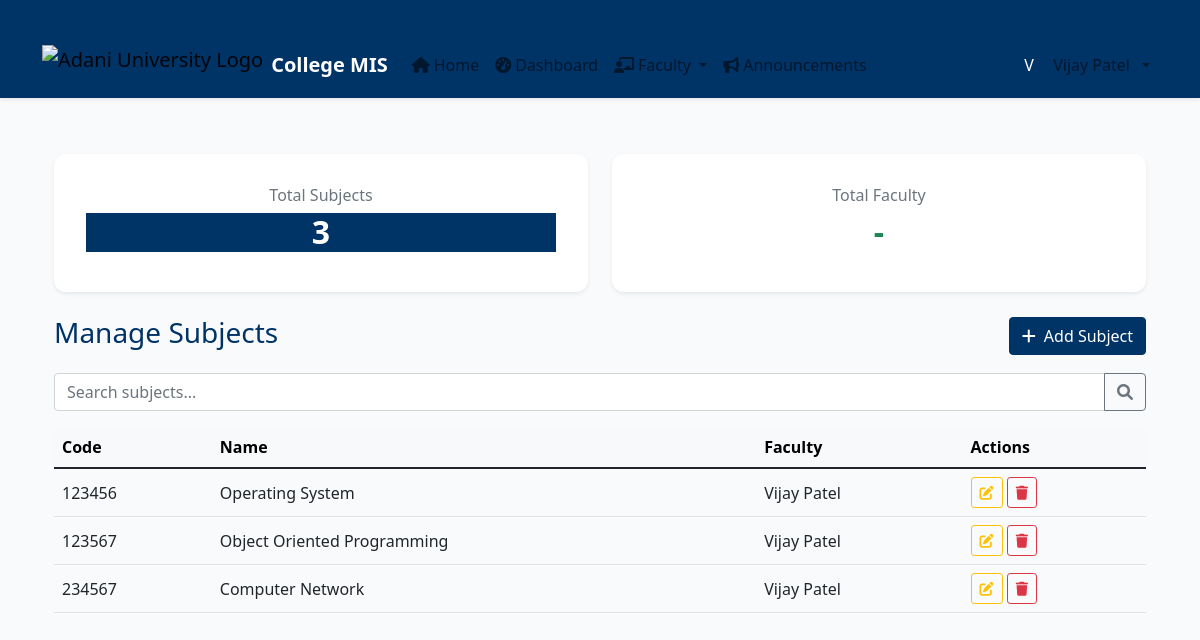
/faculty/subjects/ (signed in), run on the app's committed database.
### core/models.py (models this page shows, shortened)
class User(AbstractUser):
    is_student = models.BooleanField(default=False)
    is_faculty = models.BooleanField(default=False)

class Subject(models.Model):
    name = models.CharField(max_length=100)
    code = models.CharField(max_length=20, unique=True, null=True, blank=True)
    faculty = models.ForeignKey(Faculty, on_delete=models.SET_NULL, null=True, blank=True)

class Faculty(models.Model):
    user = models.OneToOneField('core.User', on_delete=models.CASCADE)
    phone_number = models.CharField(max_length=20, blank=True)
    department = models.CharField(max_length=100, blank=True)

### faculty/views.py (the view)
# urls.py: path('subjects/', manage_subjects, name='manage_subjects'),
@login_required
def manage_subjects(request):
    if not hasattr(request.user, 'faculty'):
        return redirect('login')
    subjects = Subject.objects.all()
    return render(request, 'faculty/manage_subjects.html', {'subjects': subjects})

### templates/faculty/manage_subjects.html
{% extends 'base.html' %}
{% block content %}
<div class="container py-4">
  <div class="row mb-4">
    <div class="col-md-6">
      <div class="card text-center shadow-sm border-0">
        <div class="card-body">
          <h6 class="text-muted">Total Subjects</h6>
          <h2 class="fw-bold text-primary">{{ subjects|length }}</h2>
        </div>
      </div>
    </div>
    <div class="col-md-6">
      <div class="card text-center shadow-sm border-0">
        <div class="card-body">
          <h6 class="text-muted">Total Faculty</h6>
          <h2 class="fw-bold text-success">{{ faculty_count|default:'-' }}</h2>
        </div>
      </div>
    </div>
  </div>
  <div class="d-flex justify-content-between align-items-center mb-3">
    <h3>Manage Subjects</h3>
    <a href="{% url 'add_subject' %}" class="btn btn-primary"><i class="fas fa-plus me-2"></i>Add Subject</a>
  </div>
  <div class="input-group mb-3">
    <input type="text" class="form-control" placeholder="Search subjects...">
    <button class="btn btn-outline-secondary" type="button"><i class="fas fa-search"></i></button>
  </div>
  <div class="table-responsive">
    <table class="table table-hover align-middle">
      <thead class="table-light sticky-top">
        <tr>
          <th>Code</th>
          <th>Name</th>
          <th>Faculty</th>
          <th>Actions</th>
        </tr>
      </thead>
      <tbody>
        {% for subject in subjects %}
        <tr>
          <td>{{ subject.code }}</td>
          <td>{{ subject.name }}</td>
          <td>{{ subject.faculty.user.first_name|default:"Not Assigned" }}</td>
          <td>
            <a href="{% url 'edit_subject' subject.id %}" class="btn btn-sm btn-outline-warning" title="Edit"><i class="fas fa-edit"></i></a>
            <a href="{% url 'delete_subject' subject.id %}" class="btn btn-sm btn-outline-danger" title="Delete"><i class="fas fa-trash"></i></a>
          </td>
        </tr>
        {% endfor %}
      </tbody>
    </table>
  </div>
</div>
{% endblock %}

### templates/base.html (shortened to what this page needs)
{% load static %}
<!DOCTYPE html>
<html lang="en">
<head>
    <link href="https://cdn.jsdelivr.net/npm/bootstrap@5.1.3/dist/css/bootstrap.min.css" rel="stylesheet">
    <link rel="stylesheet" href="https://cdnjs.cloudflare.com/ajax/libs/font-awesome/6.0.0/css/all.min.css">
    <link rel="stylesheet" href="{% static 'css/styles.css' %}">
</head>
<body>
    <nav class="navbar navbar-expand-lg navbar-light bg-white shadow-sm py-2 sticky-top">
        <div class="container">
            <a class="navbar-brand d-flex align-items-center gap-2" href="{% url 'home' %}">
                <img src="https://www.sikshapedia.com/public/data/colleges/adani-university-ahmedabad-gujarat/adani-university-ahmedabad-gujarat-logo.webp" alt="Adani University Logo" style="height: 40px;" class="align-middle"/>
                <span class="fw-bold text-primary">College MIS</span>
            </a>
            <div class="collapse navbar-collapse" id="navbarNav">
                <ul class="navbar-nav me-auto mb-2 mb-lg-0">
                    <li class="nav-item">
                        <a class="nav-link" href="{% url 'home' %}">
                            <i class="fas fa-home me-1"></i>Home
                        </a>
                    </li>
                    {% if user.is_authenticated %}
                        <li class="nav-item">
                            <a class="nav-link" href="{% url 'dashboard' %}">
                                <i class="fas fa-tachometer-alt me-1"></i>Dashboard
                            </a>
                        </li>
                        {% if user.faculty %}
                            <li class="nav-item dropdown">
                                <a class="nav-link dropdown-toggle" href="#" id="facultyDropdown" role="button" data-bs-toggle="dropdown">
                                    <i class="fas fa-chalkboard-teacher me-1"></i>Faculty
                                </a>
                            </li>
                        {% endif %}
                        <li class="nav-item">
                            <a class="nav-link" href="{% url 'announcement_list' %}">
                                <i class="fas fa-bullhorn me-1"></i>Announcements
                            </a>
                        </li>
                    {% endif %}
                </ul>
                <ul class="navbar-nav ms-auto mb-2 mb-lg-0">
                    {% if user.is_authenticated %}
                        <li class="nav-item dropdown">
                            <a class="nav-link dropdown-toggle d-flex align-items-center gap-2" href="#" id="userDropdown" role="button" data-bs-toggle="dropdown">
                                <span class="avatar bg-primary text-white rounded-circle d-inline-flex justify-content-center align-items-center" style="width:32px;height:32px;font-size:1rem;">
                                    {% if user.first_name %}{{ user.first_name|slice:":1"|upper }}{% else %}{{ user.username|slice:":1"|upper }}{% endif %}
                                </span>
                                <span class="d-none d-md-inline">{{ user.first_name }} {{ user.last_name }}</span>
                            </a>
                        </li>
                    {% endif %}
                </ul>
            </div>
        </div>
    </nav>
    <main class="container mt-4">
        {% block content %}{% endblock %}
    </main>
</body>
</html>

### static/css/styles.css (style rules this page uses)
body { font-family: 'Segoe UI', 'Roboto', 'Arial', sans-serif; background-color: #f8fafc; }
.navbar, .bg-primary { background-color: #003366 !important; }
.text-primary, .btn-primary { color: #fff !important; background-color: #003366 !important; border-color: #003366 !important; }
h1, h2, h3, h4, h5, h6 { font-family: 'Segoe UI', 'Roboto', 'Arial', sans-serif; color: #003366; }
a { color: #003366; }
.navbar-brand img { height: 40px; }
.navbar { margin-bottom: 2rem; }
.container { margin-top: 2rem; }
.card { border-radius: 12px; box-shadow: 0 4px 24px rgba(0,0,0,0.08), 0 1.5px 4px rgba(0,0,0,0.03); border: none; background: #fff; }
.card-body { padding: 2rem; }
h2 { font-weight: 600; color: #2c3e50; }

### data on the page
User: first_name "V", first_name "Vijay Patel"
Subject: code "123456", name "Operating System", faculty.user.first_name "Vijay Patel"
Subject: code "123567", name "Object Oriented Programming", faculty.user.first_name "Vijay Patel"
Subject: code "234567", name "Computer Network", faculty.user.first_name "Vijay Patel"

### other printed values
{{ subjects|length }} "3"
{{ faculty_count|default:'-' }} "-"
